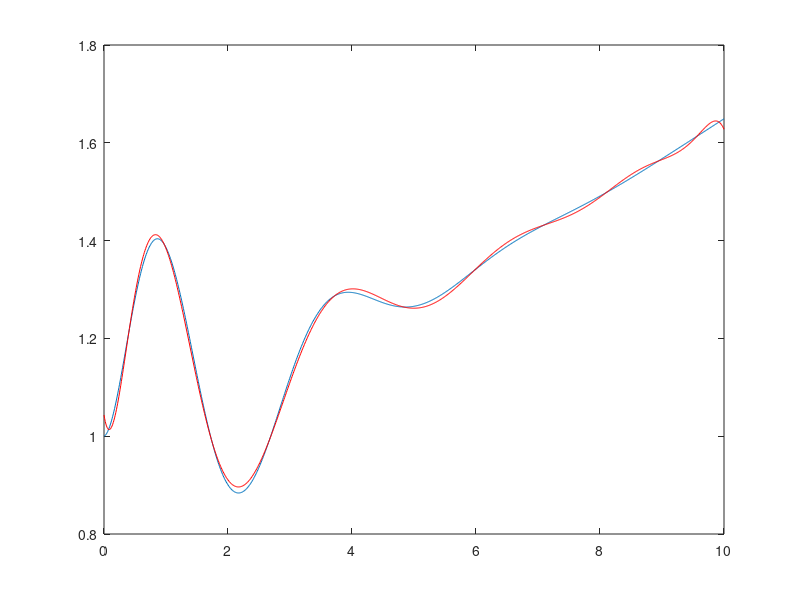

Here is the MATLAB script that generated this plot:
clf
n = 1e3;
x = linspace(0,10,n);
y = sin(2*x).*x.*exp(-x)+exp(.05*x);

k = 12;
X = zeros(n,k+1);
for a = 1:k+1
    X(:,a) = ones(n,1).*(x.^(a-1))';
end


B = X\y';
%B = regress(y',X);
plot(x,y)
hold on
plot(x, X*B,'r')